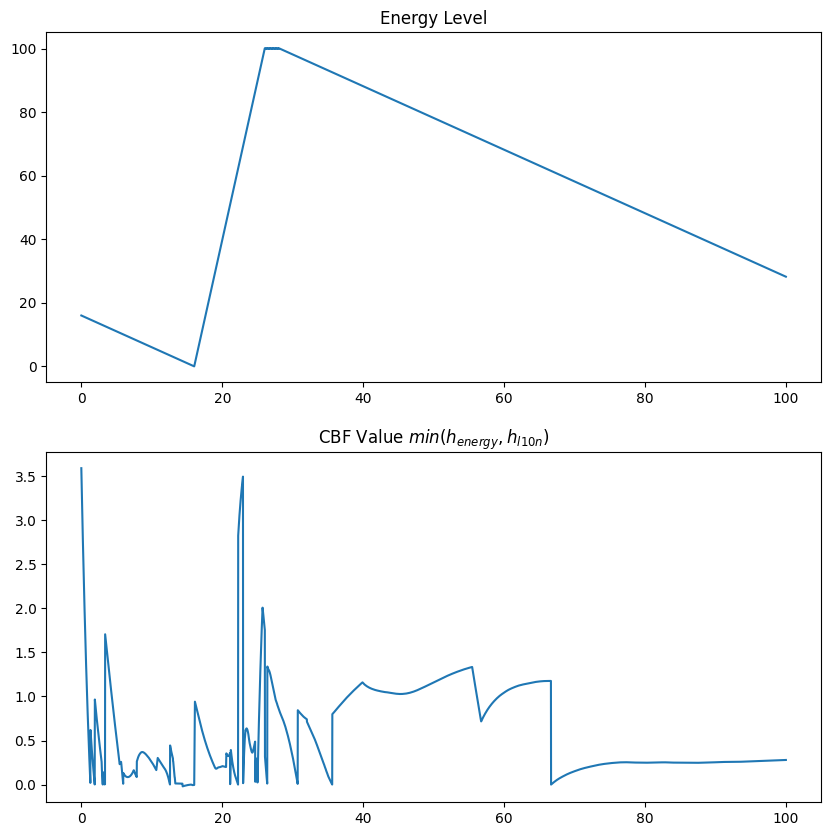
#> input picture stats.png, 831 x 836 px; its folder holds only this picture in this run
$ python -i valid_links.py   (imports and definitions only)
#> lines starting #> are read from the running program, lines starting #| are printed output that depends on the picture
from utils import *
from .base import BaseComponent


def valid_links_interpreter(data):
    """
    Extract valid link data - distances for links defined in fixedCommCBF constraints
    that are within the safe range (between d_safe and d_loc).

    - d_loc: maximum communication/localization distance (from fixedCommCBF config)
    - d_safe: minimum safety distance (from safety CBF config)

    Only shows links that are defined in the CBF constraints (same as h_loc).
    """
    # Get squad configuration from config
    num_robots = data.get('config', {}).get('num', 0)
    parts = data.get('config', {}).get('formation', {}).get('parts', 0)
    squad_size = num_robots // parts if parts > 0 else num_robots

    # Define color mapping for squads
    SQUAD_COLORS = ['blue', 'green', 'red', 'orange', 'purple', 'brown']
    SQUAD_NAMES = ['Squad 1', 'Squad 2', 'Squad 3', 'Squad 4', 'Squad 5', 'Squad 6']

    # [8 lines left out: function get_squad_info, not called in this run]

    processed_data = {
        'runtime': [frame["runtime"] for frame in data["state"]],
        'links': {}
    }

    # Get d_loc (max range) from config
    if 'config' in data and 'cbfs' in data['config']:
        comm_fixed_config = data['config']['cbfs'].get('without-slack', {}).get('comm-fixed', {})
        d_loc = comm_fixed_config.get('max-range', 850) if comm_fixed_config.get('on', False) else 850
    else:
        d_loc = 850

    # Get d_safe from config
    if 'config' in data and 'cbfs' in data['config']:
        safety_config = data['config']['cbfs'].get('without-slack', {}).get('safety', {})
        d_safe = safety_config.get('safe-distance', 10) if safety_config.get('on', False) else 10
    else:
        d_safe = 10

    # Collect ALL unique constraints from first frame (same logic as h_loc_interpreter)
    first_frame = data["state"][0]
    all_constraints = []

    for robot in first_frame['robots']:
        robot_id = robot['id']
        if 'cbfNoSlack' in robot:
            for cbf_name in robot['cbfNoSlack'].keys():
                if 'fixedCommCBF' in cbf_name:
                    all_constraints.append((robot_id, cbf_name))

    # Determine color for each constraint (same as h_loc)
    for robot_id, cbf_name in all_constraints:
        # Determine category and color
        if '(base-' in cbf_name:
            # Assign base link to robot's squad
            squad_info = get_squad_info(robot_id)
            category = squad_info['category']
            color = squad_info['color']
        elif '(#' in cbf_name:
            other_id = int(cbf_name.split('(#')[1].split(')')[0])
            # Determine squad based on both robots
            squad_info_i = get_squad_info(robot_id)
            squad_info_j = get_squad_info(other_id)
            if squad_info_i['id'] == squad_info_j['id']:
                category = squad_info_i['category']
                color = squad_info_i['color']
            else:
                category = 'cross'
                color = 'gray'
        else:
            continue

        # Skip if we already processed this pair (for robot-robot)
        # Same logic as h_loc: only skip if robot_id < other_id
        if '(#' in cbf_name and robot_id < int(cbf_name.split('(#')[1].split(')')[0]):
            continue

        # Extract constraint info
        if '(base-' in cbf_name:
            anchor_idx = int(cbf_name.split('(base-')[1].split(')')[0])
            anchor_j = f'base-{anchor_idx}'
        else:
            other_id = int(cbf_name.split('(#')[1].split(')')[0])
            anchor_j = other_id

        # Process this constraint
        distances = []

        for frame in data["state"]:
            robots = frame["robots"]
            if robot_id <= len(robots):
                r1 = robots[robot_id - 1]

                # Get position of anchor
                if isinstance(anchor_j, str) and anchor_j.startswith('base-'):
                    # Base station
                    base_idx = int(anchor_j.split('-')[1])
                    base_pos = data['config']['bases'][base_idx]
                    x2, y2 = base_pos[0], base_pos[1]
                else:
                    # Other robot
                    if anchor_j <= len(robots):
                        r2 = robots[anchor_j - 1]
                        x2, y2 = r2["state"]["x"], r2["state"]["y"]
                    else:
                        continue

                x1, y1 = r1["state"]["x"], r1["state"]["y"]
                distance = np.sqrt((x2 - x1)**2 + (y2 - y1)**2)
                distances.append(distance)

        key = f'{robot_id}_{anchor_j}'
        processed_data['links'][key] = {
            'id1': robot_id,
            'id2': anchor_j,
            'category': category,
            'color': color,
            'distances': distances,
            'valid': [d_safe <= d <= d_loc for d in distances]
        }

    processed_data['d_loc'] = d_loc
    processed_data['d_safe'] = d_safe

    return processed_data


class ValidLinksComponent(BaseComponent):
    """
    Component for visualizing valid links between UAVs.
    A link is "valid" when the distance is in the safe range [d_safe, d_loc].

    Only shows links defined in fixedCommCBF constraints (same as h_loc).
    """
    # [77 lines left out: functions __init__, _initialize_plot, not called in this run]

    def update(self, frame):
        pass

>>> import cv2
>>> picture = cv2.imread('../../../stats.png', cv2.IMREAD_GRAYSCALE)
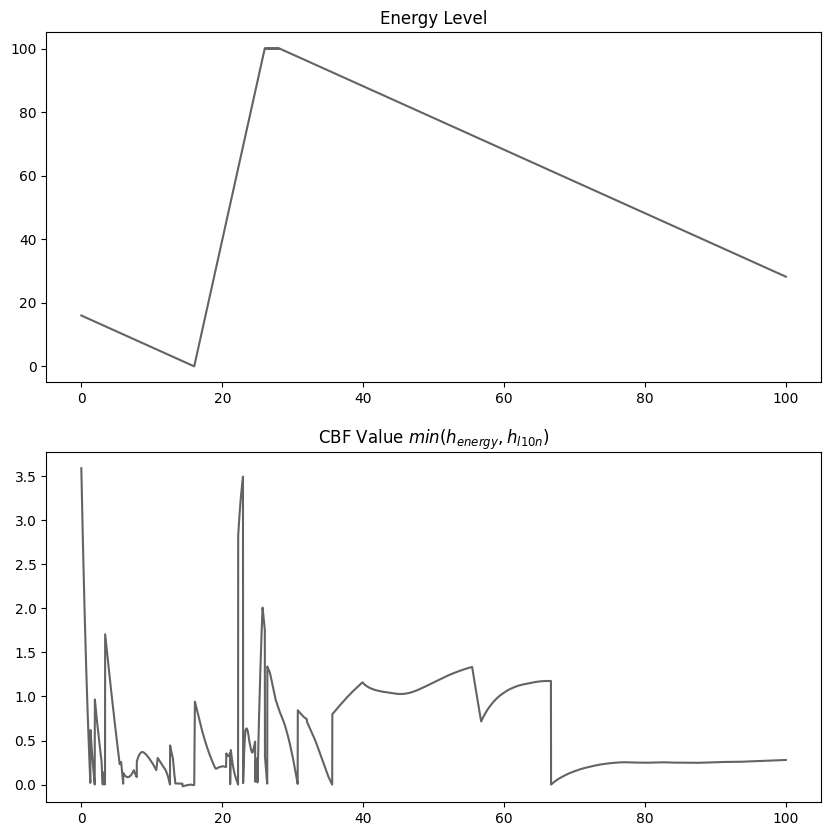
#> picture: shape (836, 831); min 0, max 255, mean 250.1
#> (the run stopped early here; a loop or call above may not have finished)
